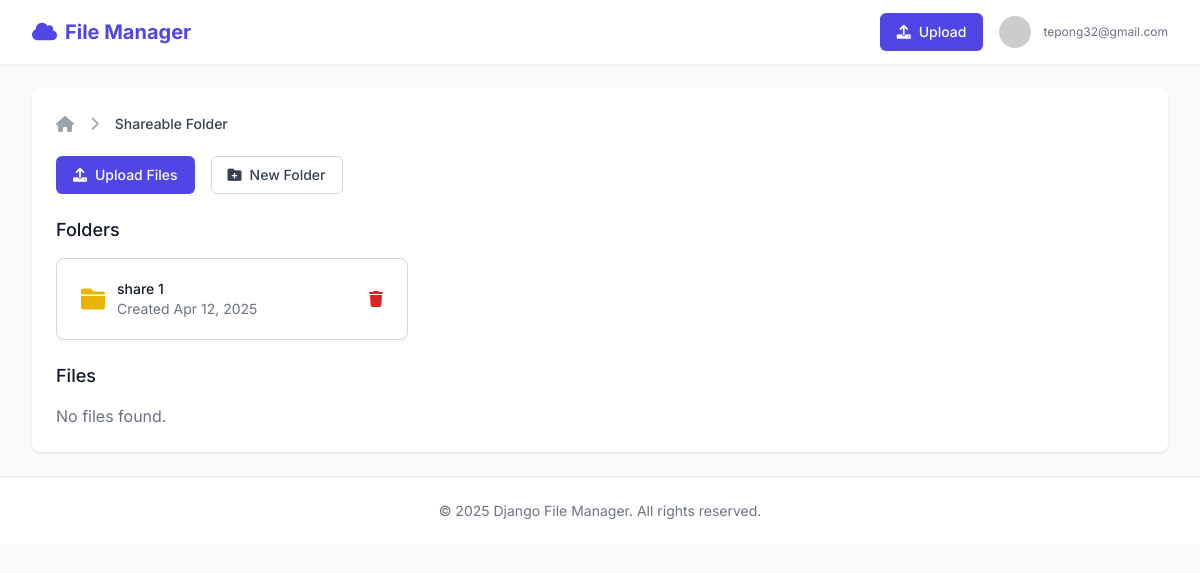
Screenshot of /folder/2/ (signed in) with the database file from the repository.
### accounts/models.py (models this page shows, shortened)
class CustomUser(AbstractUser):
    middle_initial = models.CharField(max_length=1, blank=True)
    storage_quota = models.BigIntegerField(default=5368709120)  # 5GB in bytes
    used_storage = models.BigIntegerField(default=0)
    objects = CustomUserManager()
    def get_full_name(self):
        if self.middle_initial:
            return f"{self.first_name} {self.middle_initial}. {self.last_name}"
        return f"{self.first_name} {self.last_name}"
    class Meta:
        verbose_name = _('user')
        verbose_name_plural = _('users')

### files/models.py (models this page shows, shortened)
class Folder(models.Model):
    name = models.CharField(max_length=255)
    owner = models.ForeignKey(settings.AUTH_USER_MODEL, on_delete=models.CASCADE)
    parent = models.ForeignKey('self', null=True, blank=True, on_delete=models.CASCADE, related_name='subfolders')
    created_at = models.DateTimeField(auto_now_add=True)
    updated_at = models.DateTimeField(auto_now=True)
    class Meta:
        unique_together = ('name', 'owner', 'parent')

### files/views.py (the view)
# urls.py: path('folder/<int:folder_id>/', views.folder_view, name='folder_view'),
@login_required
def folder_view(request, folder_id):
    folder = get_object_or_404(Folder, id=folder_id)
    if folder.owner != request.user and not SharedFile.objects.filter(
        file__folder=folder, shared_with=request.user).exists():
        raise PermissionDenied
    files = File.objects.filter(folder=folder)
    subfolders = Folder.objects.filter(parent=folder)
    context = {
        'folder': folder,
        'files': files,
        'subfolders': subfolders,
    }
    return render(request, 'filemanager/folder.html', context)

### templates/filemanager/folder.html (shortened to what this page needs)
{% extends 'base.html' %}
{% block content %}
<div class="bg-white shadow sm:rounded-lg">
    <div class="px-4 py-5 sm:p-6">
        <nav class="flex mb-5" aria-label="Breadcrumb">
            <ol class="flex items-center space-x-4">
                <li>
                    <div>
                        <a href="{% url 'dashboard' %}" class="text-gray-400 hover:text-gray-500">
                            <i class="fas fa-home"></i>
                        </a>
                    </div>
                </li>
                <li>
                    <div class="flex items-center">
                        <i class="fas fa-chevron-right text-gray-400 text-sm"></i>
                        <span class="ml-4 text-sm font-medium text-gray-700" aria-current="page">
                            {{ folder.name }}
                        </span>
                    </div>
                </li>
            </ol>
        </nav>
        <div class="mb-6 flex space-x-4">
            <a href="{% url 'upload_file' %}?folder={{ folder.id }}"
                class="inline-flex items-center px-4 py-2 border border-transparent text-sm font-medium rounded-md text-white bg-indigo-600 hover:bg-indigo-700">
                <i class="fas fa-upload mr-2"></i>
                Upload Files
            </a>
            <a href="{% url 'create_folder' %}?parent={{ folder.id }}"
                class="inline-flex items-center px-4 py-2 border border-gray-300 text-sm font-medium rounded-md text-gray-700 bg-white hover:bg-gray-50">
                <i class="fas fa-folder-plus mr-2"></i>
                New Folder
            </a>
        </div>
        <div class="mb-6">
            <h3 class="text-lg leading-6 font-medium text-gray-900 mb-4">Folders</h3>
            {% if subfolders %}
            <div class="grid grid-cols-1 gap-4 sm:grid-cols-2 lg:grid-cols-3">
                {% for subfolder in subfolders %}
                <div class="relative rounded-lg border border-gray-300 bg-white px-6 py-5 shadow-sm flex items-center space-x-3 hover:border-gray-400">
                    <div class="flex-shrink-0">
                        <i class="fas fa-folder text-2xl text-yellow-500"></i>
                    </div>
                    <div class="flex-1 min-w-0">
                        <a href="{% url 'folder_view' subfolder.id %}" class="focus:outline-none">
                            <p class="text-sm font-medium text-gray-900">{{ subfolder.name }}</p>
                            <p class="text-sm text-gray-500">Created {{ subfolder.created_at|date:"M d, Y" }}</p>
                        </a>
                    </div>
                    {% if subfolder.owner == user %}
                    <div class="flex-shrink-0">
                        <form action="{% url 'delete_folder' subfolder.id %}" method="post" class="inline"
                            onsubmit="return confirm('Are you sure you want to delete this folder?');">
                            <button type="submit" class="text-red-600 hover:text-red-900">
                                <i class="fas fa-trash"></i>
                            </button>
                        </form>
                    </div>
                    {% endif %}
                </div>
                {% endfor %}
            </div>
            {% else %}
            <p class="text-gray-500">No folders found.</p>
            {% endif %}
        </div>
        <div>
            <h3 class="text-lg leading-6 font-medium text-gray-900 mb-4">Files</h3>
            {% if files %}
            <div class="flex flex-col">
                <div class="-my-2 overflow-x-auto sm:-mx-6 lg:-mx-8">
                    <div class="py-2 align-middle inline-block min-w-full sm:px-6 lg:px-8">
                        <div class="shadow overflow-hidden border-b border-gray-200 sm:rounded-lg">
                            <table class="min-w-full divide-y divide-gray-200">
                                <thead class="bg-gray-50">
                                    <tr>
                                        <th scope="col"
                                            class="px-6 py-3 text-left text-xs font-medium text-gray-500 uppercase tracking-wider">
                                            Name
                                        </th>
                                        <th scope="col"
                                            class="px-6 py-3 text-left text-xs font-medium text-gray-500 uppercase tracking-wider">
                                            Size
                                        </th>
                                        <th scope="col"
                                            class="px-6 py-3 text-left text-xs font-medium text-gray-500 uppercase tracking-wider">
                                            Type
                                        </th>
                                        <th scope="col"
                                            class="px-6 py-3 text-left text-xs font-medium text-gray-500 uppercase tracking-wider">
                                            Uploaded
                                        </th>
                                        <th scope="col" class="relative px-6 py-3">
                                            <span class="sr-only">Actions</span>
                                        </th>
                                    </tr>
                                </thead>
                                <tbody class="bg-white divide-y divide-gray-200">
                                    {% for file in files %}
                                    <tr>
                                        <td class="px-6 py-4 whitespace-nowrap">
                                            <div class="flex items-center">
                                                <div class="flex-shrink-0">
                                                    <i class="fas fa-file text-gray-400"></i>
                                                </div>
                                                <div class="ml-4">
                                                    <div class="text-sm font-medium text-gray-900">
                                                        {{ file.name }}
                                                    </div>
                                                </div>
                                            </div>
                                        </td>
                                        <td class="px-6 py-4 whitespace-nowrap">
                                            <div class="text-sm text-gray-900">
                                                {% widthratio file.size 1048576 1 %}MB
                                            </div>
                                        </td>
                                        <td class="px-6 py-4 whitespace-nowrap">
                                            <div class="text-sm text-gray-900">
                                                {{ file.mime_type }}
                                            </div>
                                        </td>
                                        <td class="px-6 py-4 whitespace-nowrap text-sm text-gray-500">
                                            {{ file.uploaded_at|date:"M d, Y" }}
                                        </td>
                                        <td class="px-6 py-4 whitespace-nowrap text-right text-sm font-medium">
                                            <div class="flex justify-end space-x-3">
                                                <a href="{% url 'download_file' file.id %}"
                                                    class="text-indigo-600 hover:text-indigo-900">
                                                    <i class="fas fa-download"></i>
                                                </a>
                                                {% if file.owner == user %}
                                                <a href="{% url 'share_file' file.id %}"
                                                    class="text-green-600 hover:text-green-900">
                                                    <i class="fas fa-share-alt"></i>
                                                </a>
                                                <form action="{% url 'delete_file' file.id %}" method="post" class="inline"
                                                    onsubmit="return confirm('Are you sure you want to delete this file?');">
                                                    {% csrf_token %}
                                                    <button type="submit" class="text-red-600 hover:text-red-900">
                                                        <i class="fas fa-trash"></i>
                                                    </button>
                                                </form>
                                                {% endif %}
                                            </div>
                                        </td>
                                    </tr>
                                    {% endfor %}
                                </tbody>
                            </table>
                        </div>
                    </div>
                </div>
            </div>
            {% else %}
            <p class="text-gray-500">No files found.</p>
            {% endif %}
        </div>
    </div>
</div>
{% endblock %}

### templates/base.html (shortened to what this page needs)
<!DOCTYPE html>
<html lang="en">
<head>
    <script src="https://cdn.tailwindcss.com"></script>
    <link rel="stylesheet" href="https://cdnjs.cloudflare.com/ajax/libs/font-awesome/6.0.0-beta3/css/all.min.css">
</head>
<body class="bg-gray-50 min-h-screen">
    <nav class="bg-white shadow-sm">
        <div class="max-w-7xl mx-auto px-4 sm:px-6 lg:px-8">
            <div class="flex justify-between h-16">
                <div class="flex">
                    <div class="flex-shrink-0 flex items-center">
                        <a href="{% url 'dashboard' %}" class="text-xl font-bold text-indigo-600">
                            <i class="fas fa-cloud mr-2"></i>File Manager
                        </a>
                    </div>
                </div>
                {% if user.is_authenticated %}
                <div class="flex items-center">
                    <a href="{% url 'upload_file' %}" class="inline-flex items-center px-4 py-2 border border-transparent text-sm font-medium rounded-md text-white bg-indigo-600 hover:bg-indigo-700">
                        <i class="fas fa-upload mr-2"></i>Upload
                    </a>
                    <div class="ml-4 relative">
                        <div class="flex items-center">
                            <button type="button" class="bg-white rounded-full flex text-sm focus:outline-none focus:ring-2 focus:ring-offset-2 focus:ring-indigo-500" id="user-menu-button">
                                <img class="h-8 w-8 rounded-full" src="https://ui-avatars.com/api/?name={{ user.get_full_name|urlencode }}&background=random" alt="{{ user.get_full_name }}">
                            </button>
                            <div class="ml-3">
                                <div class="text-xs text-gray-500">{{ user.email }}</div>
                            </div>
                        </div>
                    </div>
                </div>
                {% else %}
                <div class="flex items-center">
                    <a href="{% url 'login' %}" class="text-gray-700 hover:text-gray-900">Sign in</a>
                </div>
                {% endif %}
            </div>
        </div>
    </nav>
    <main class="max-w-7xl mx-auto py-6 sm:px-6 lg:px-8">
        {% block content %}{% endblock %}
    </main>
    <footer class="bg-white border-t border-gray-200 mt-auto">
        <div class="max-w-7xl mx-auto py-6 px-4 sm:px-6 lg:px-8">
            <p class="text-center text-gray-500 text-sm">
                &copy; {% now "Y" %} Django File Manager. All rights reserved.
            </p>
        </div>
    </footer>
</body>
</html>

### templates/base.html (style rules this page uses)
body { font-family: 'Inter', sans-serif; }

### rows the page displays
CustomUser: email "tepong32@gmail.com"
Folder: name "Shareable Folder"
Folder: name "share 1", created_at "Apr 12, 2025"
